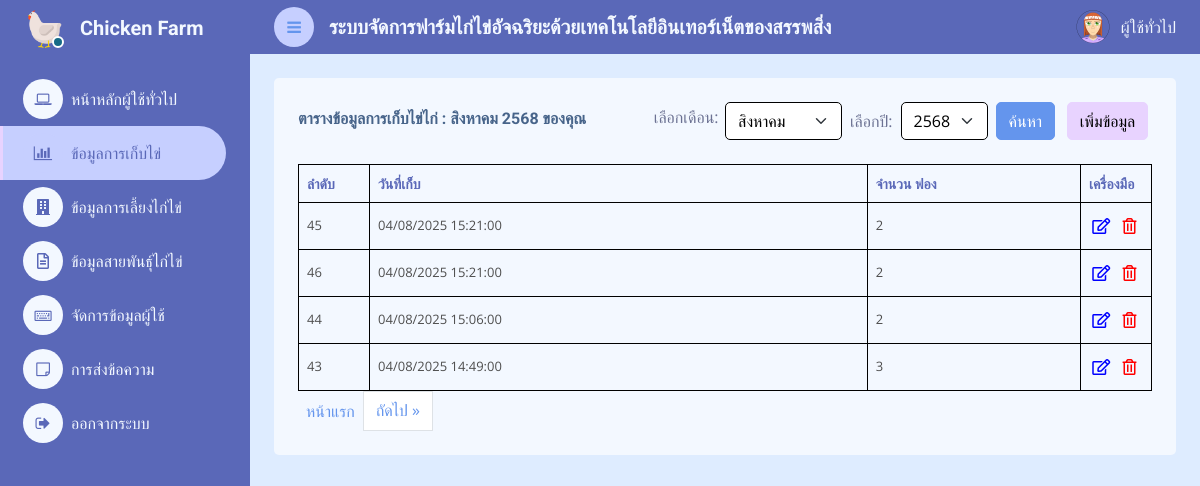
The page /CS_Project_Phowit-Chuachan_Code_16432048/User_Collect.php (signed in) on the database its author committed.
### tables this page shows
CREATE TABLE `collect` (
  `Collect_ID` int(3) NOT NULL,
  `Collect_Date` datetime NOT NULL,
  `EggAmount` int(3) NOT NULL,
  `User_ID` int(3) NOT NULL,
  `Collect_Delete` tinyint(1) NOT NULL
);

### CS_Project_Phowit-Chuachan_Code_16432048/User_TableCollect.php (the view, shortened to what this page needs)
<?php
require_once("connect_db.php");
$current_month = date('n');
$current_year = date('Y');
$selected_month = $current_month;
$selected_year = $current_year;
$thaiMonths = [
    1 => 'มกราคม',
    2 => 'กุมภาพันธ์',
    3 => 'มีนาคม',
    4 => 'เมษายน',
    5 => 'พฤษภาคม',
    6 => 'มิถุนายน',
    7 => 'กรกฎาคม',
    8 => 'สิงหาคม',
    9 => 'กันยายน',
    10 => 'ตุลาคม',
    11 => 'พฤศจิกายน',
    12 => 'ธันวาคม'
];
$displayMonthName = $thaiMonths[$selected_month];
$displayYearBE = $selected_year + 543;
?>
<div class="container-fluid pt-4 px-4">
    <div class="row">
        <div class="col-sm-12 col-xl-12">
            <div class="h-100 bg-light rounded p-4">
                <div class="d-flex align-items-center mb-4">
                    <div class="col-5">
                        <h6 class="mb-1">ตารางข้อมูลการเก็บไข่ไก่ : <span id="displaySelectedMonthYear"><?php echo $displayMonthName . ' ' . $displayYearBE; ?></span> ของคุณ</h6>
                    </div>
                    <div class="col-1 d-flex">
                        <label for="selectMonth" class="form-label">เลือกเดือน:</label>
                    </div>
                    <div class="col-1.5 d-flex">
                        <select class="form-select me-2" id="selectMonth" name="month">
                            <?php
                            foreach ($thaiMonths as $num => $name) {
                                $selected = ($num == $selected_month) ? 'selected' : '';
                                echo "<option value='{$num}' {$selected}>{$name}</option>";
                            }
                            ?>
                        </select>
                    </div>
                    <div class="col-0.5 d-flex">
                        <label for="selectYear" class="form-label mb-0 me-2">เลือกปี:</label>
                    </div>
                    <div class="col-1.5 d-flex">
                        <select class="form-select me-2" id="selectYear" name="year">
                            <?php
                            for ($year = $current_year - 5; $year <= $current_year + 1; $year++) {
                                $selected = ($year == $selected_year) ? 'selected' : '';
                                echo "<option value='{$year}' {$selected}>" . ($year + 543) . "</option>";
                            }
                            ?>
                        </select>
                    </div>
                    <div class="col-1 d-flex">
                        <button type="button" class="btn btn-primary" id="searchTableData">ค้นหา</button>
                    </div>
                    <div class="col-1.5 d-flex">
                        <button type="button" class="btn btn-warning" data-bs-toggle="modal" data-bs-target="#addRecordModal">เพิ่มข้อมูล</button>
                    </div>
                </div>
                <div class="table-responsive">
                    <?php
                    $end_Page = 0;
                    $records_per_page = 7;
                    $User_ID_Login = $_SESSION['User_ID'];
                    if (isset($_GET['page']) && is_numeric($_GET['page'])) {
                        $current_page = $_GET['page'];
                    } else {
                        $current_page = 1;
                    }
                    $offset = ($current_page - 1) * $records_per_page;
                    $sql0 = "SELECT
                                collect.`Collect_ID`,
                                collect.`Collect_Date`,
                                collect.`EggAmount`
                                FROM collect
                                WHERE MONTH(collect.`Collect_Date`) = '" . mysqli_real_escape_string($conn, $selected_month) . "'
                                AND YEAR(collect.`Collect_Date`) = '" . mysqli_real_escape_string($conn, $selected_year) . "'
                                AND `User_ID` = $User_ID_Login
                                AND `Collect_Delete` = 0
                                ORDER BY collect.`Collect_Date` DESC
                                LIMIT $records_per_page OFFSET $offset";
                    $result0 = $conn->query($sql0);
                    ?>
                    <table class="table text-start align-middle table-bordered table-hover mb-0">
                        <thead>
                            <tr class="text-dark p-1" style="font-size: 14px;">
                                <th scope="col" class="col-1">ลำดับ</th>
                                <th scope="col" class="col-7">วันที่เก็บ</th>
                                <th scope="col" class="col-3">จำนวน ฟอง</th>
                                <th scope="col" class="col-1">เครื่องมือ</th>
                            </tr>
                        </thead>
                        <tbody style="font-size: 13px;" class="p-1">
                            <?php
                            if ($result0 && mysqli_num_rows($result0) > 0) {
                                $end_Page = +1;
                                while ($row = $result0->fetch_assoc()) {
                                    $Collect_ID = $row['Collect_ID'];
                                    $Collect_Date_Raw = $row["Collect_Date"];
                                    $Collect_Date_Obj = date_create_from_format("Y-m-d H:i:s", $Collect_Date_Raw);
                                    if ($Collect_Date_Obj) {
                                        $Collect_Date_Formatted = $Collect_Date_Obj->format("d/m/Y H:i:s");
                                    } else {
                                        $Collect_Date_For_Input = "";
                                        $Collect_Date_Formatted = $Collect_Date_Raw;
                                    }
                                    $EggAmount = $row['EggAmount'];
                            ?>
                                    <tr>
                                        <td><?php echo $Collect_ID; ?></td>
                                        <td><?php echo $Collect_Date_Formatted; ?></td>
                                        <td><?php echo $EggAmount; ?></td>
                                        <td>
                                            <button type="button" class="btn" style="height:30px; width:46%; padding: 1px;"
                                                data-bs-target="#EditCollectModal<?= $Collect_ID; ?>" data-bs-toggle="modal">
                                                <i class='far fa-edit' style='color:blue; font-size:16px;'></i>
                                            </button>
                                            <button type="button" class="btn" style="height:30px; width:46%; padding: 1px;"
                                                data-bs-target="#deleteCollectModal<?= $Collect_ID; ?>" data-bs-toggle="modal">
                                                <i class='far fa-trash-alt' style='color:red; font-size:16px;'></i>
                                            </button>
                                        </td>
                                    </tr>
                            <?php
                                }
                            } else {
                                $end_Page = -$end_Page;
                                echo "<tr><td colspan='4' class='text-center'>ไม่พบข้อมูลการเก็บไข่ของคุณสำหรับเดือน/ปีนี้</td></tr>";
                            }
                            ?>
                        </tbody>
                    </table>
                    <?php
                    echo "<div class='pagination'>";
                    $month_param = '';
                    if (!empty($selected_month)) {
                        $month_param = '&month=' . urlencode($selected_month);
                    }
                    $year_param = '';
                    if (!empty($selected_year)) {
                        $year_param = '&year=' . urlencode($selected_year);
                    }
                    if ($current_page > 1) {
                        echo "<a href='?page=" . ($current_page - 1) . $month_param . $year_param . "' class='page-link'>&laquo; ก่อนหน้า</a>";
                    } else {
                        echo "<a class = 'p-2'>หน้าแรก</a>";
                    }
                    if ($end_Page > 0) {
                        echo "<a href='?page=" . ($current_page + 1) . $month_param . $year_param . "' class='page-link'>ถัดไป &raquo;</a>";
                    } else {
                        echo "<a class = 'p-2'>หน้าสุดท้าย</a>";
                    }
                    echo "</div>";
                    ?>
                </div>
            </div>
        </div>
    </div>
</div>

### CS_Project_Phowit-Chuachan_Code_16432048/User_Collect.php (shortened to what this page needs)
<?php
require_once("connect_db.php");
?>
<!DOCTYPE html>
<html lang="en">
<head>
    <link href="https://cdnjs.cloudflare.com/ajax/libs/font-awesome/5.10.0/css/all.min.css" rel="stylesheet">
    <link href="https://cdn.jsdelivr.net/npm/bootstrap-icons@1.4.1/font/bootstrap-icons.css" rel="stylesheet">
    <link href="lib/owlcarousel/assets/owl.carousel.min.css" rel="stylesheet">
    <link href="lib/tempusdominus/css/tempusdominus-bootstrap-4.min.css" rel="stylesheet" />
    <link href="css/bootstrap.min.css" rel="stylesheet">
    <link href="css/style.css" rel="stylesheet">
</head>
<body>
    <div class="container-fluid position-relative d-flex p-0">
        <?php
        require_once("User_SideBar.php");
        ?>
        <div class="content">
            <?php
            require_once("User_NavBar.php");
            ?>
            <?php
            require_once("User_TableCollect.php");
            ?>
        </div>
    </div>
</body>
</html>

### CS_Project_Phowit-Chuachan_Code_16432048/User_SideBar.php
<?php
$currentPage = basename($_SERVER['PHP_SELF']);
?>
<div class="sidebar pe-4 pb-3">
    <nav class="navbar bg-dark navbar-primary">
        <div class="d-flex align-items-center ms-4 mb-4">
            <div class="position-relative">
                <img class="rounded-circle" src="My_img/chicken.png" alt="" style="width: 40px; height: 40px;">
                <div class="bg-success rounded-circle border border-2 border-white position-absolute end-0 bottom-0 p-1"></div>
            </div>
            <div class="ms-3">
                <h5 class="mb-0 text-light">Chicken Farm</h5>
            </div>
        </div>
        <div class="navbar-nav w-100">
        <link rel="stylesheet" href="https://cdnjs.cloudflare.com/ajax/libs/font-awesome/4.7.0/css/font-awesome.min.css">
            <a href="User_Index.php" class="nav-item nav-link <?= ($currentPage == 'User_Index.php') ? 'active' : 'text-light' ?>">
                <i class="fa fa-laptop me-2 icon"></i>หน้าหลักผู้ใช้ทั่วไป</a>
            <a href="User_Collect.php" class="nav-item nav-link <?= ($currentPage == 'User_Collect.php') ? 'active' : 'text-light' ?>">
                <i class="fa fa-chart-bar me-2 icon"></i>ข้อมูลการเก็บไข่</a>
            <a href="User_Chicken.php" class="nav-item nav-link <?= ($currentPage == 'User_Chicken.php') ? 'active' : 'text-light' ?>">
                <i class="fas fa-building me-2 icon"></i>ข้อมูลการเลี้ยงไก่ไข่</a>
            <a href="User_Breed.php" class="nav-item nav-link <?= ($currentPage == 'User_Breed.php') ? 'active' : 'text-light' ?>">
                <i class="far fa-file-alt me-2 icon"></i>ข้อมูลสายพันธุ์ไก่ไข่</a>
            <a href="User_Data.php" class="nav-item nav-link <?= ($currentPage == 'User_Data.php') ? 'active' : 'text-light' ?>">
                <i class="fa fa-keyboard me-2 icon"></i>จัดการข้อมูลผู้ใช้</a>
            <a href="User_Message.php" class="nav-item nav-link <?= ($currentPage == 'User_Message.php') ? 'active' : 'text-light' ?>">
                <i class="fa fa-sticky-note-o me-2 icon"></i>การส่งข้อความ</a>
            <a href="User_ConfirmLogOut.php" class="nav-item nav-link text-light">
                <i class="fa fa-sign-out me-2 icon"></i>ออกจากระบบ</a>
        </div>
    </nav>
</div>

### CS_Project_Phowit-Chuachan_Code_16432048/User_NavBar.php (shortened to what this page needs)
<nav class="navbar navbar-expand bg-dark navbar-dark sticky-top px-4 py-0">
    <a href="#" class="sidebar-toggler flex-shrink-0">
        <i class="fa fa-bars"></i>
    </a>
    <h5 class="text-light" style="margin: 15px">
        ระบบจัดการฟาร์มไก่ไข่อัจฉริยะด้วยเทคโนโลยีอินเทอร์เน็ตของสรรพสิ่ง
    </h5>
    <div class="navbar-nav align-items-center ms-auto">
        <img class="rounded-circle me-lg-2" src="My_img/LogoAdmin.png" style="width: 40px; height: 40px;">
        <a class="text-light">ผู้ใช้ทั่วไป</a>
    </div>
</nav>

### CS_Project_Phowit-Chuachan_Code_16432048/css/style.css (style rules this page uses)
:root { --light: #F3F8FF; --primary: #DEECFF; --secondary: #C6CFFF; --pink:#E8D3FF; --dark: #5a68b8; }
.btn { transition: .5s; }
.sidebar { position: fixed; top: 0; left: 0; bottom: 0; width: 250px; height: 100vh; overflow-y: auto; background: var(--dark); transition: 0.5s; z-index: 999; }
.content { margin-left: 250px; min-height: 100vh; background: var(--primary); transition: 0.5s; }
@media (min-width: 992px) { .sidebar { margin-left: 0; } }
@media (min-width: 992px) { .content { width: calc(100% - 250px); } }
.sidebar .navbar .navbar-nav .nav-link { padding: 7px 20px; color: var(--dark); font-weight: 500; border-left: 3px solid var(--dark); border-radius: 0 30px 30px 0; outline: none; }
.sidebar .navbar .navbar-nav .nav-link:hover, .sidebar .navbar .navbar-nav .nav-link.active { color: var(--dark); background: var(--secondary); border-color: rgb(232, 211, 255); }
.icon { color: var(--dark); }
.sidebar .navbar .navbar-nav .nav-link i { width: 40px; height: 40px; display: inline-flex; align-items: center; justify-content: center; background: var(--light); border-radius: 40px; }
.sidebar .navbar .navbar-nav .nav-link:hover i, .sidebar .navbar .navbar-nav .nav-link.active i { background: var(--secondary); }
.content .navbar .sidebar-toggler, .content .navbar .navbar-nav .nav-link i { width: 40px; height: 40px; display: inline-flex; align-items: center; justify-content: center; background: var(--secondary); border-radius: 40px; }

### rows shown on the page
collect: Collect_ID "45", Collect_Date "04/08/2025 15:21:00", EggAmount "2"
collect: Collect_ID "46", Collect_Date "04/08/2025 15:21:00", EggAmount "2"
collect: Collect_ID "44", Collect_Date "04/08/2025 15:06:00", EggAmount "2"
collect: Collect_ID "43", Collect_Date "04/08/2025 14:49:00", EggAmount "3"

### other values the page prints
$displayMonthName "สิงหาคม"
$displayYearBE "2568"
form field month "สิงหาคม"
form field year "2568"
